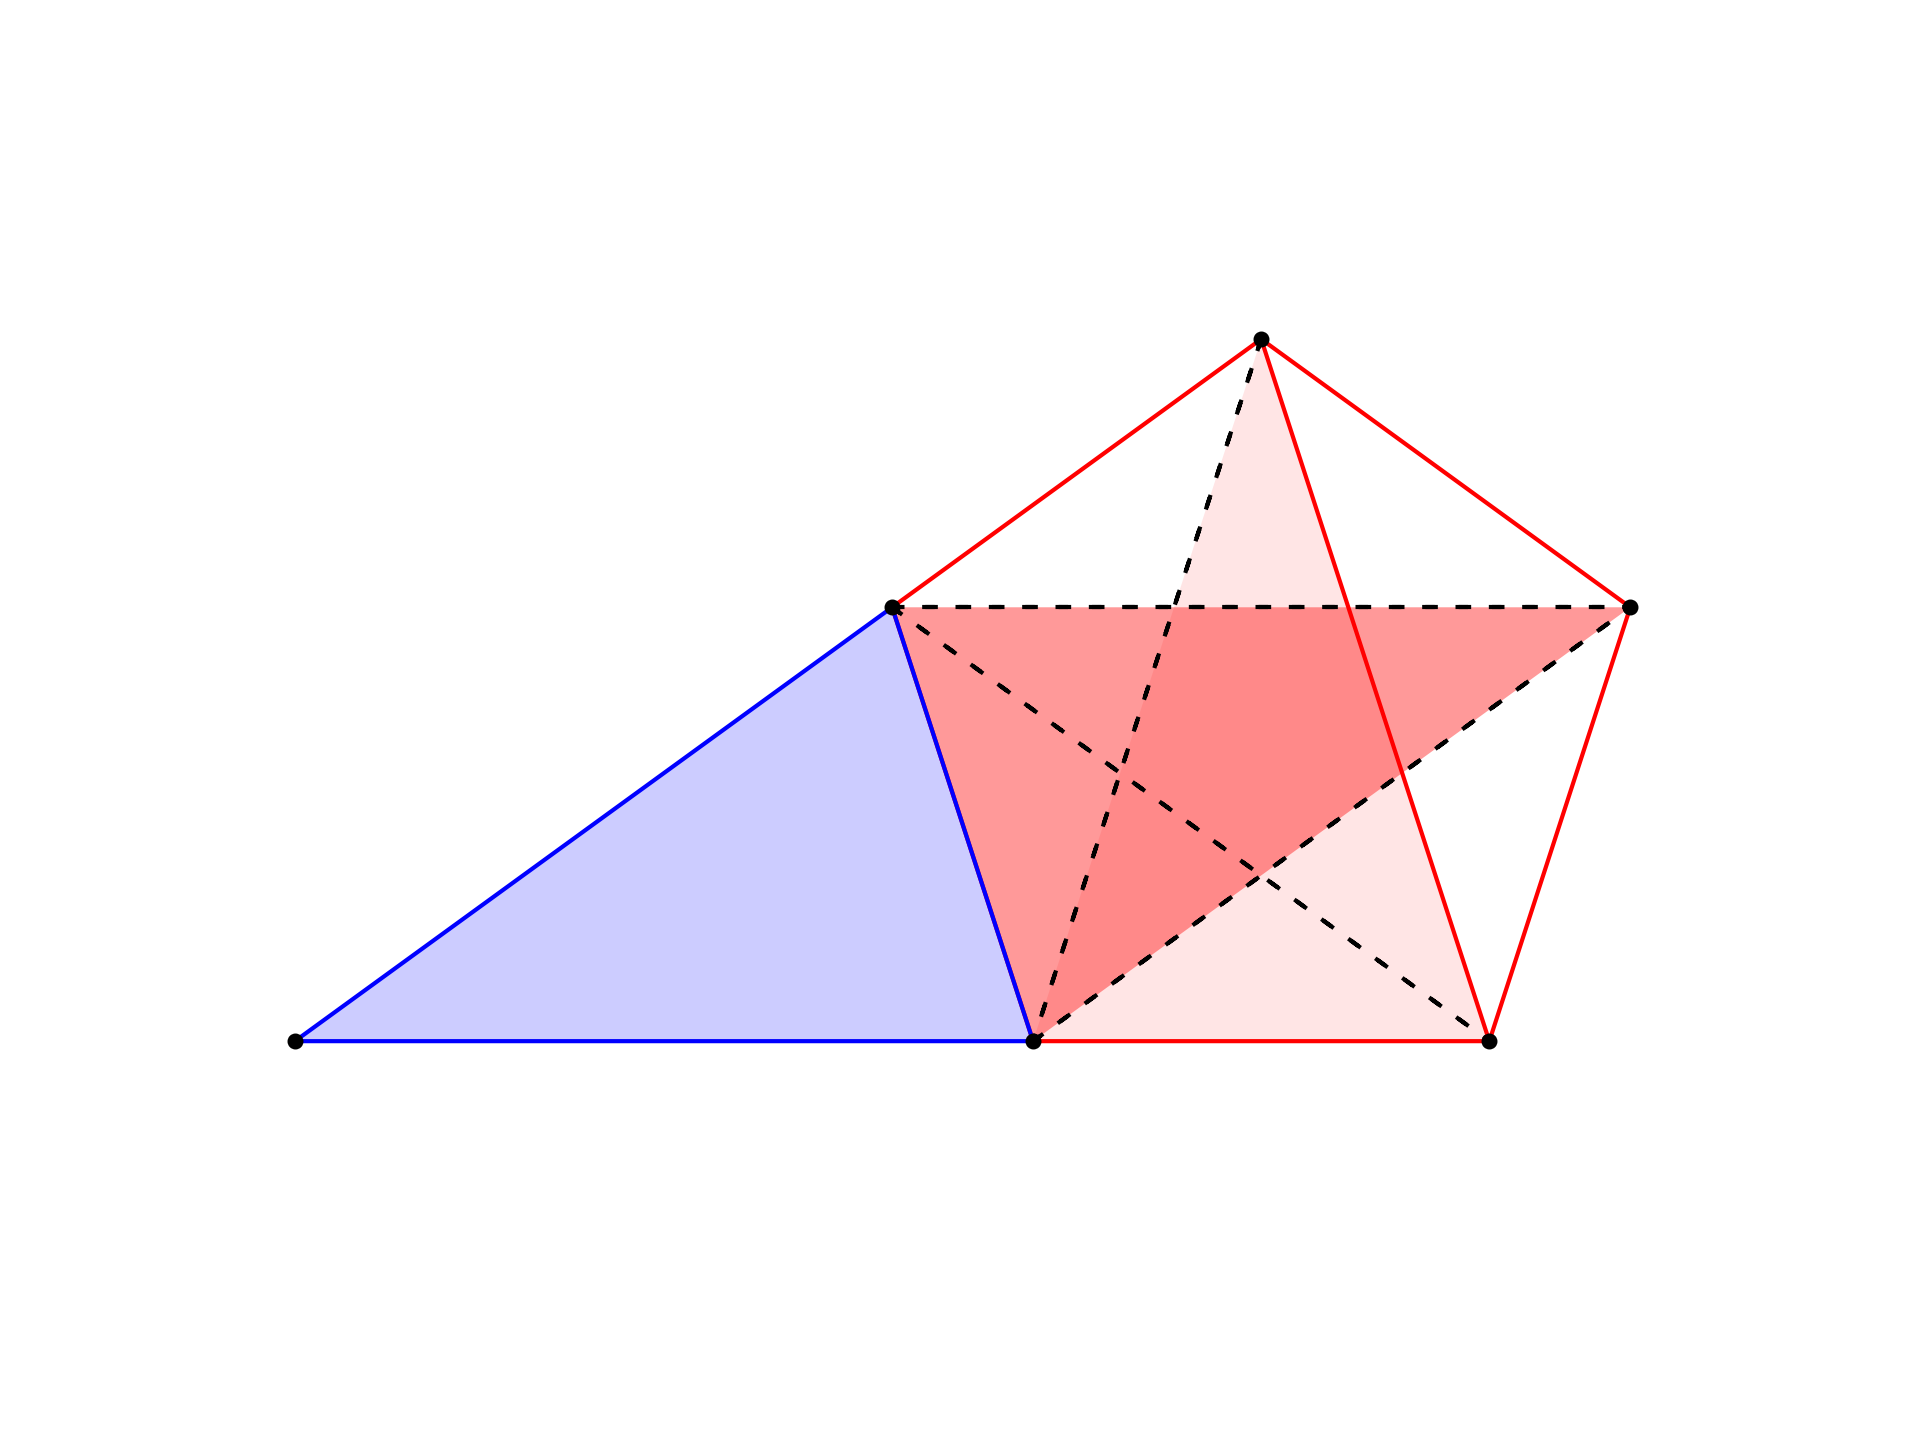

Write the Python code that produced this figure.
import matplotlib.pyplot as plt
import numpy as np
import geometry as geo

fig, ax = geo.init()
ax.set(xlim=(-30,100), ylim=(0,100))


Q = geo.Point(60,50)
r = 35

pL = []
for i in range(1,6):
     theta = i*72 + 18
     P = geo.get_point_at_angle_on_circle(
         theta,[Q,r])
     pL.append(P)
A,B,C,D,E = pL

S = geo.xll([A,B],[C,D])
geo.fpg(ax,[B,C,S],fc='b',alpha=0.2)

geo.fpg(ax,[A,C,D])

geo.fpg(ax,[E,B,C],alpha=0.4)

geo.draw_chained_line_segments(ax,pL,ec='r')
geo.dls(ax,[A,D],ec='r')
geo.dlss(ax,[[A,C],[B,D],[B,E],[C,E]],
    ls=(0,(3,5)))


geo.opg(ax,[B,S,C],ec='b')

geo.scp(ax,[A,B,C,D,E,S])


geo.savefig(plt)
